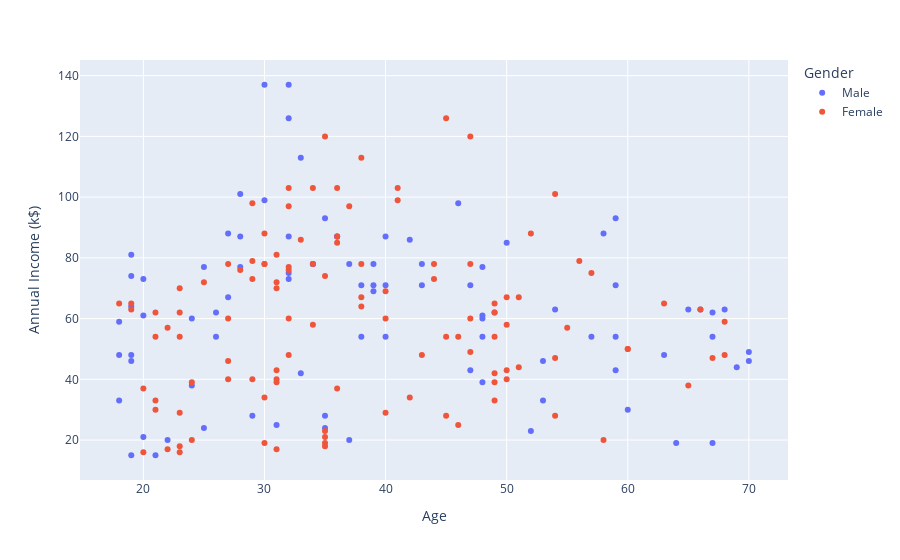

The code cell stored with this chart in its notebook:
### Code cell
scatters('Age', 'Annual Income (k$)')

### Figure 1 — Plotly figure (JSON) as saved in the notebook; plotly's stock layout.template omitted (floating-point values rounded to 4 significant figures)
{"data": [{"hovertemplate": "Gender=Male<br>Age=%{x}<br>Annual Income (k$)=%{y}<extra></extra>", "legendgroup": "Male", "marker": {"color": "#636efa", "symbol": "circle"}, "mode": "markers", "name": "Male", "orientation": "v", "showlegend": true, "type": "scatter", "x": [19, 21, 64, 67, 37, 22, 20, 52, 35, 25, 31, 29, 35, 60, 53, 18, 24, 48, 33, 59, 47, 69, 53, 70, 19, 63, 18, 19, 70, 59, 26, 40, 57, 38, 67, 48, 18, 48, 24, 48, 20, 67, 26, 49, 54, 68, 66, 65, 19, 27, 39, 43, 40, 59, 38, 47, 39, 20, 32, 19, 32, 25, 28, 48, 34, 43, 39, 37, 34, 19, 50, 42, 32, 40, 28, 36, 36, 58, 27, 59, 35, 46, 30, 28, 33, 32, 32, 30], "xaxis": "x", "y": [15, 15, 19, 19, 20, 20, 21, 23, 24, 24, 25, 28, 28, 30, 33, 33, 38, 39, 42, 43, 43, 44, 46, 46, 46, 48, 48, 48, 49, 54, 54, 54, 54, 54, 54, 54, 59, 60, 60, 61, 61, 62, 62, 62, 63, 63, 63, 63, 64, 67, 69, 71, 71, 71, 71, 71, 71, 73, 73, 74, 75, 77, 77, 77, 78, 78, 78, 78, 78, 81, 85, 86, 87, 87, 87, 87, 87, 88, 88, 93, 93, 98, 99, 101, 113, 126, 137, 137], "yaxis": "y"}, {"hovertemplate": "Gender=Female<br>Age=%{x}<br>Annual Income (k$)=%{y}<extra></extra>", "legendgroup": "Female", "marker": {"color": "#EF553B", "symbol": "circle"}, "mode": "markers", "name": "Female", "orientation": "v", "showlegend": true, "type": "scatter", "x": [20, 23, 31, 22, 35, 23, 30, 35, 58, 24, 35, 35, 46, 54, 45, 40, 23, 21, 49, 21, 42, 30, 36, 20, 65, 31, 49, 24, 50, 27, 29, 31, 49, 31, 50, 51, 27, 67, 54, 43, 68, 32, 47, 60, 60, 45, 23, 49, 46, 21, 55, 22, 34, 50, 68, 40, 32, 47, 27, 23, 49, 21, 66, 19, 38, 18, 19, 63, 49, 51, 50, 38, 40, 23, 31, 25, 31, 29, 44, 35, 57, 28, 32, 32, 34, 44, 38, 47, 27, 30, 30, 56, 29, 31, 36, 33, 36, 52, 30, 37, 32, 29, 41, 54, 41, 36, 34, 32, 38, 47, 35, 45], "xaxis": "x", "y": [16, 16, 17, 17, 18, 18, 19, 19, 20, 20, 21, 23, 25, 28, 28, 29, 29, 30, 33, 33, 34, 34, 37, 37, 38, 39, 39, 39, 40, 40, 40, 40, 42, 43, 43, 44, 46, 47, 47, 48, 48, 48, 49, 50, 50, 54, 54, 54, 54, 54, 57, 57, 58, 58, 59, 60, 60, 60, 60, 62, 62, 62, 63, 63, 64, 65, 65, 65, 65, 67, 67, 67, 69, 70, 70, 72, 72, 73, 73, 74, 75, 76, 76, 77, 78, 78, 78, 78, 78, 78, 78, 79, 79, 81, 85, 86, 87, 88, 88, 97, 97, 98, 99, 101, 103, 103, 103, 103, 113, 120, 120, 126], "yaxis": "y"}], "layout": {"legend": {"title": {"text": "Gender"}, "tracegroupgap": 0}, "margin": {"t": 60}, "xaxis": {"anchor": "y", "domain": [0, 1], "title": {"text": "Age"}}, "yaxis": {"anchor": "x", "domain": [0, 1], "title": {"text": "Annual Income (k$)"}}}}
